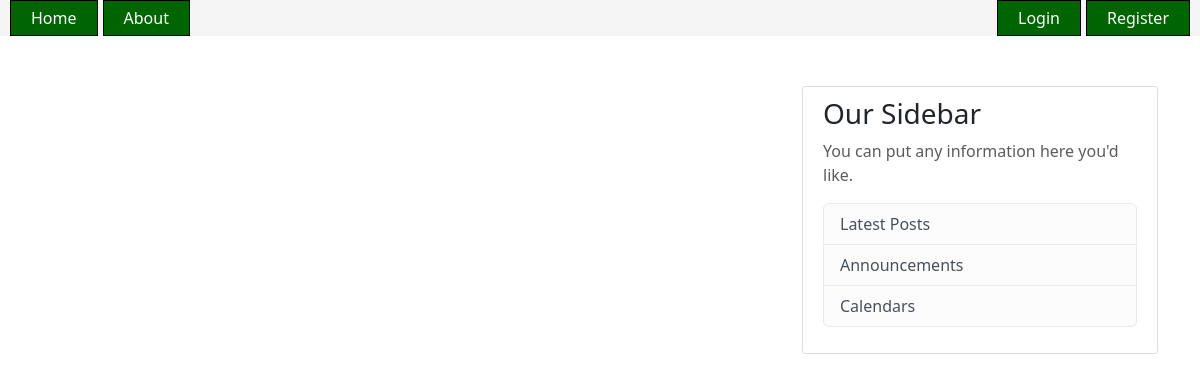
The app's page /home, older data.
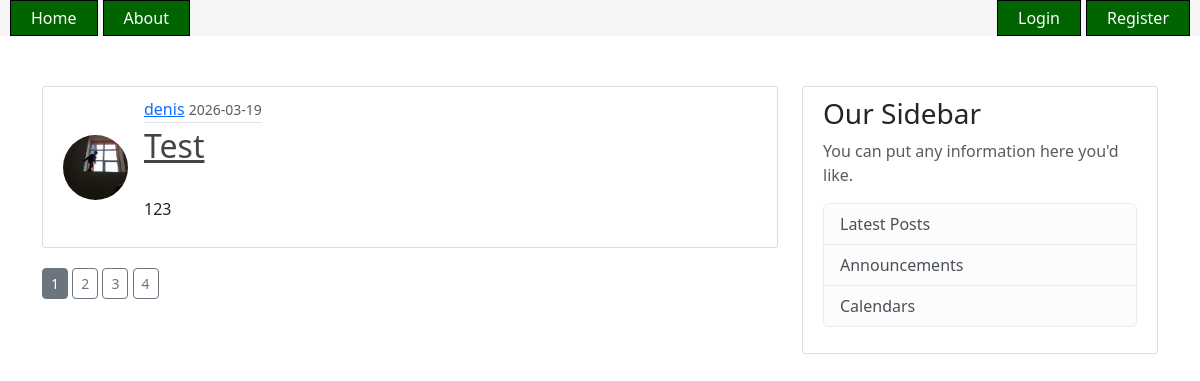
The same page, newer data.
### flaskblog/models.py (models this page shows, shortened)
class Post(db.Model):
    id = db.Column(db.Integer, primary_key=True)
    title = db.Column(db.String(100), nullable=False)
    date_posted = db.Column(
        db.DateTime, nullable=False, default=datetime.utcnow
    )
    content = db.Column(db.Text, nullable=False)
    user_id = db.Column(db.Integer, db.ForeignKey('user.id'), nullable=False)

class User(db.Model, UserMixin):
    id = db.Column(db.Integer, primary_key=True)
    username = db.Column(db.String(20), unique=True, nullable=False)
    email = db.Column(db.String(120), unique=True, nullable=False)
    image_file = db.Column(db.String(20), nullable=False, default='default.jpg')
    password = db.Column(db.String(60), nullable=False)
    posts = db.relationship('Post', backref='author', lazy=True)

### flaskblog/routes.py (the view)
@app.route('/')
@app.route('/home')
def home():
    page = request.args.get('page', 1, type=int)
    posts = Post.query.order_by(Post.date_posted.desc()).paginate(page=page, per_page=1)
    return render_template('home.html', posts=posts, title='Home')

### flaskblog/templates/home.html (shortened to what this page needs)
{% extends "base.html" %} {% block content %} {% for post in posts %}
    <article class="media content-section">
        <img
            class="rounded-circle article-img"
            src="{{ url_for('static', filename='profile_pics/' + post.author.image_file) }}"
        />
        <div class="media-body">
            <div class="article-metadata">
                <a class="mr-2" href="#">{{ post.author.username }}</a>
                <small class="text-muted"
                    >{{ post.date_posted.strftime('%Y-%m-%d') }}</small
                >
            </div>
            <h2>
                <a
                    class="article-title"
                    href="{{ url_for('post', post_id=post.id) }}"
                    >{{ post.title }}</a
                >
            </h2>
            <div class="article-body">
                <p
                    class="article-content collapsible-text"
                    id="post-content-{{ post.id }}"
                >
                    {{ post.content }}
                </p>
            </div>
        </div>
    </article>
{% endfor %}
    {% for page_num in posts.iter_pages(left_edge=1, right_edge=1, left_current=1, right_current=2) %}
        {% if page_num %}
            {% if posts.page == page_num %}
                <a class="btn btn-sm btn-secondary mb-4" href="{{ url_for('home', page=page_num) }}">{{ page_num }}</a>
            {% else %}
                <a class="btn btn-sm btn-outline-secondary mb-4" href="{{ url_for('home', page=page_num) }}">{{ page_num }}</a>
            {% endif %}
        {% endif %}
    {% endfor %}
{% endblock content %}

Row changes from the older to the newer data that the page shows:
added Post: image_file (picture), author.username "denis", date_posted "2026-03-19", title "Test", content "123"
Text that changed along with them:
new list line: "1"
new list line: "2"
new list line: "3"
new list line: "4"
